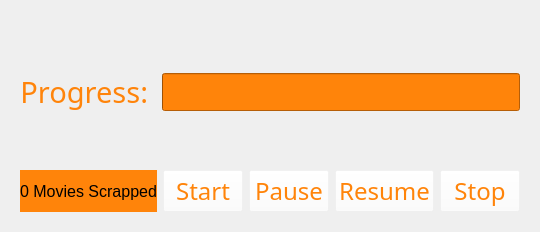
               <widget class="QWidget" name="page1">
                <layout class="QHBoxLayout" name="horizontalLayout_3">
                 <item>
                  <widget class="QWidget" name="widget_2" native="true">
                   <layout class="QVBoxLayout" name="verticalLayout_2">
                    <item>
                     <spacer name="verticalSpacer">
                      <property name="orientation">
                       <enum>Qt::Vertical</enum>
                      </property>
                      <property name="sizeHint" stdset="0">
                       <size>
                        <width>20</width>
                        <height>52</height>
                       </size>
                      </property>
                     </spacer>
                    </item>
                    <item>
                     <layout class="QHBoxLayout" name="horizontalLayout_7">
                      <item>
                       <widget class="QLabel" name="Progress">
                        <property name="font">
                         <font>
                          <family>Kristen ITC</family>
                          <pointsize>22</pointsize>
                         </font>
                        </property>
                        <property name="styleSheet">
                         <string notr="true">color :rgb(255, 132, 10);
background-color: transparent;</string>
                        </property>
                        <property name="text">
                         <string>Progress: </string>
                        </property>
                        <property name="alignment">
                         <set>Qt::AlignCenter</set>
                        </property>
                       </widget>
                      </item>
                      <item>
                       <widget class="QProgressBar" name="progeressBar">
                        <property name="enabled">
                         <bool>false</bool>
                        </property>
                        <property name="font">
                         <font>
                          <family>Kristen ITC</family>
                          <pointsize>16</pointsize>
                         </font>
                        </property>
                        <property name="styleSheet">
                         <string notr="true">color: rgb(255, 132, 10);
background-color: rgb(255,132,10);
</string>
                        </property>
                        <property name="maximum">
                         <number>100</number>
                        </property>
                        <property name="value">
                         <number>0</number>
                        </property>
                        <property name="textVisible">
                         <bool>true</bool>
                        </property>
                       </widget>
                      </item>
                     </layout>
                    </item>
                    <item>
                     <spacer name="verticalSpacer_2">
                      <property name="orientation">
                       <enum>Qt::Vertical</enum>
                      </property>
                      <property name="sizeHint" stdset="0">
                       <size>
                        <width>20</width>
                        <height>52</height>
                       </size>
                      </property>
                     </spacer>
                    </item>
                    <item>
                     <layout class="QHBoxLayout" name="horizontalLayout">
                      <item>
                       <widget class="QLabel" name="moviesLoadedlbl">
                        <property name="font">
                         <font>
                          <pointsize>12</pointsize>
                         </font>
                        </property>
                        <property name="styleSheet">
                         <string notr="true">background-color: rgb(255, 132, 10);
color: (0,0,0)</string>
                        </property>
                        <property name="text">
                         <string>0 Movies Scrapped</string>
                        </property>
                        <property name="alignment">
                         <set>Qt::AlignCenter</set>
                        </property>
                       </widget>
                      </item>
                      <item>
                       <widget class="QPushButton" name="startBtn">
                        <property name="font">
                         <font>
                          <family>Kristen ITC</family>
                          <pointsize>18</pointsize>
                         </font>
                        </property>
                        <property name="styleSheet">
                         <string notr="true">
QPushButton:hover{
background-color:rgb(255, 132, 10);
color: rgb(0,0,0);
}

QPushButton{
background-color:rgba(255,255,255,0.1);
color:rgb(255, 132, 10);
}</string>
                        </property>
                        <property name="text">
                         <string>Start</string>
                        </property>
                       </widget>
                      </item>
                      <item>
                       <widget class="QPushButton" name="pauseBtn">
                        <property name="font">
                         <font>
                          <family>Kristen ITC</family>
                          <pointsize>18</pointsize>
                         </font>
                        </property>
                        <property name="styleSheet">
                         <string notr="true">
QPushButton:hover{
background-color:rgb(255, 132, 10);
color: rgb(0,0,0);
}

QPushButton{
background-color:rgba(255,255,255,0.1);
color:rgb(255, 132, 10);
}</string>
                        </property>
                        <property name="text">
                         <string>Pause</string>
                        </property>
                       </widget>
                      </item>
                      <item>
                       <widget class="QPushButton" name="resumeBtn">
                        <property name="font">
                         <font>
                          <family>Kristen ITC</family>
                          <pointsize>18</pointsize>
                         </font>
                        </property>
                        <property name="styleSheet">
                         <string notr="true">
QPushButton:hover{
background-color:rgb(255, 132, 10);
color: rgb(0,0,0);
}

QPushButton{
background-color:rgba(255,255,255,0.1);
color:rgb(255, 132, 10);
}</string>
                        </property>
                        <property name="text">
                         <string>Resume</string>
                        </property>
                       </widget>
                      </item>
                      <item>
                       <widget class="QPushButton" name="stopBtn">
                        <property name="font">
                         <font>
                          <family>Kristen ITC</family>
                          <pointsize>18</pointsize>
                         </font>
                        </property>
                        <property name="styleSheet">
                         <string notr="true">
QPushButton:hover{
background-color:rgb(255, 132, 10);
color: rgb(0,0,0);
}

QPushButton{
background-color:rgba(255,255,255,0.1);
color:rgb(255, 132, 10);
}</string>
                        </property>
                        <property name="text">
                         <string>Stop</string>
                        </property>
                       </widget>
                      </item>
                     </layout>
                    </item>
                   </layout>
                  </widget>
                 </item>
                </layout>
               </widget>
